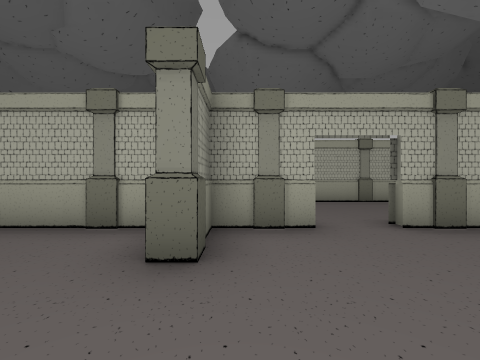
[1] (above)

19 first-person views from a walk through a Unity game level. The camera is 1.4 m above the floor, looks level and sees 90° across. The floor is counted in squares, 2 m on a side. Each view is taken from the middle of a square. On the plan, view 1 faces up. The plan holds only what a view shows up to about 9 squares ahead; the rest is blank. The place goes on beyond the plan. Door leaves are left out, so doorways stand open. Some surface patterns are stand-ins.

[2]
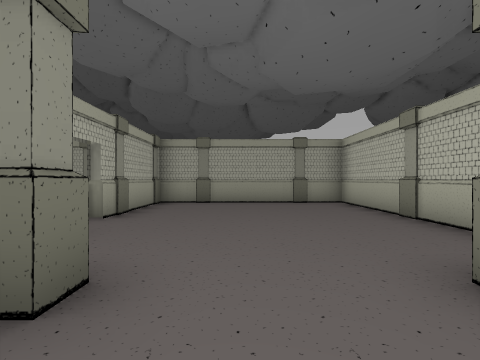

[3]
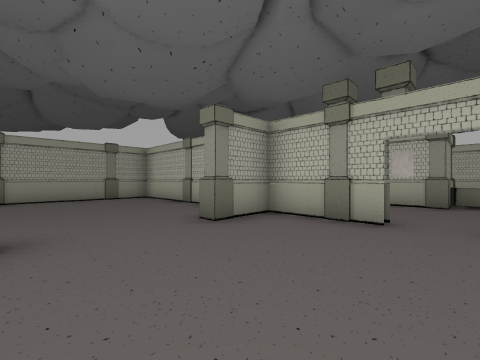

[4]
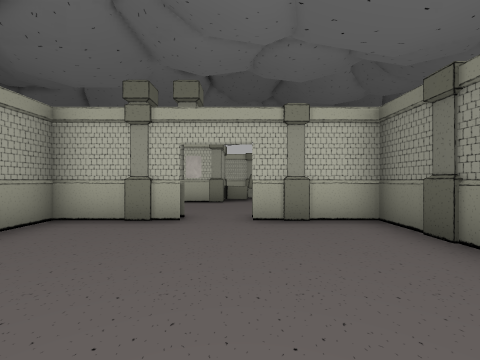

[5]
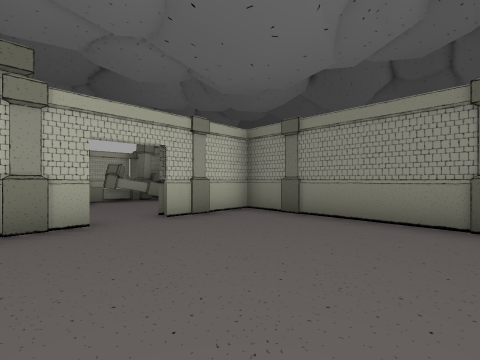

[6]
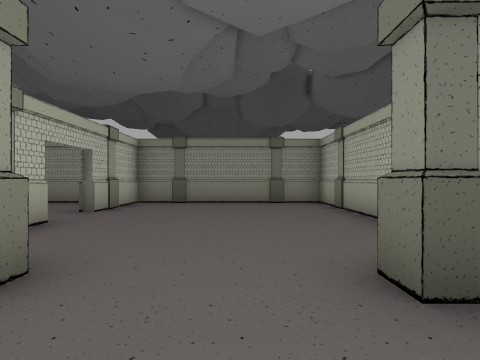

[7]
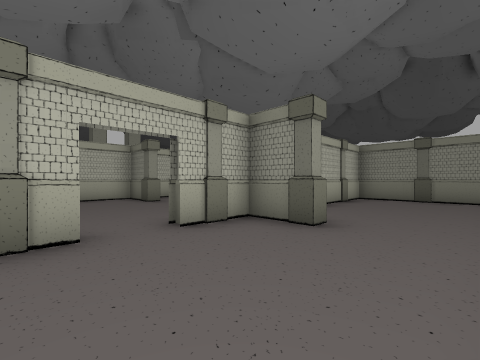

[8]
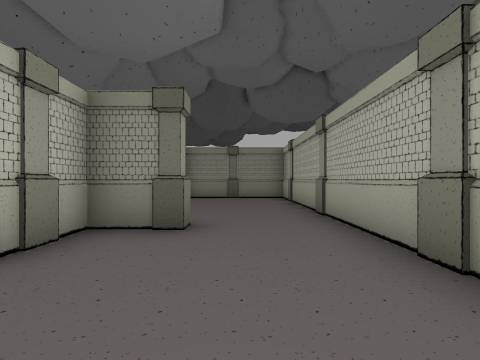

[9]
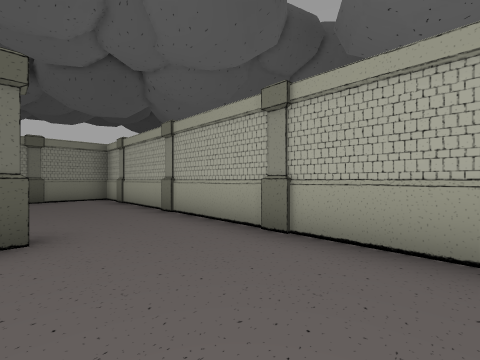

[10]
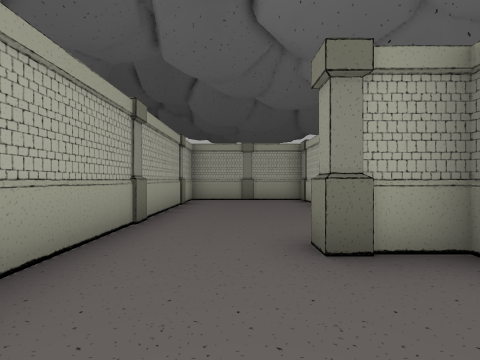

[11]
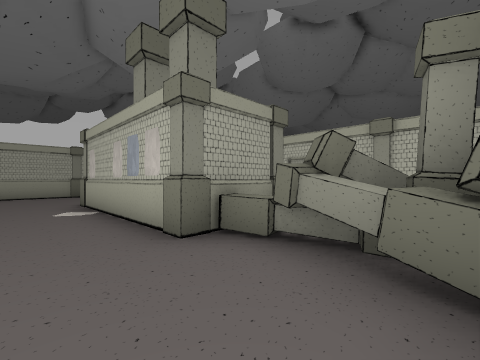

[12]
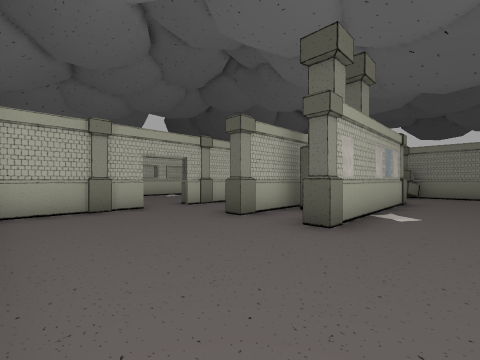

[13]
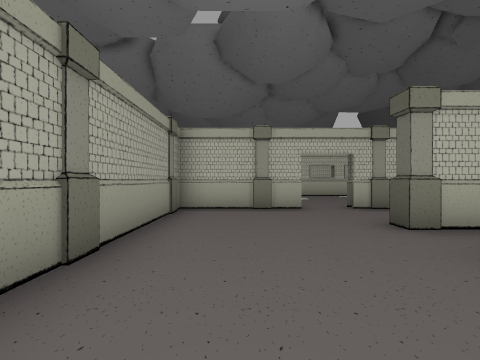

[14]
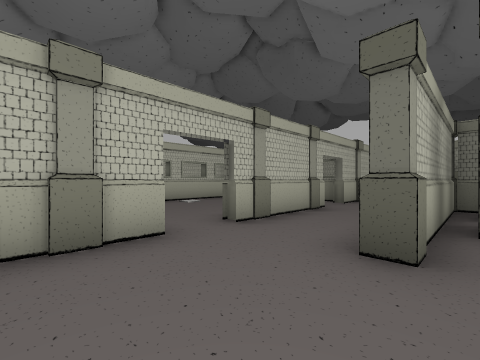

[15]
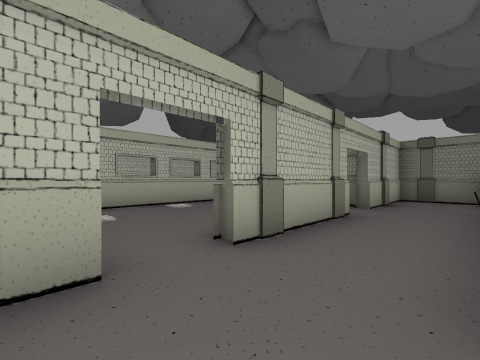

[16]
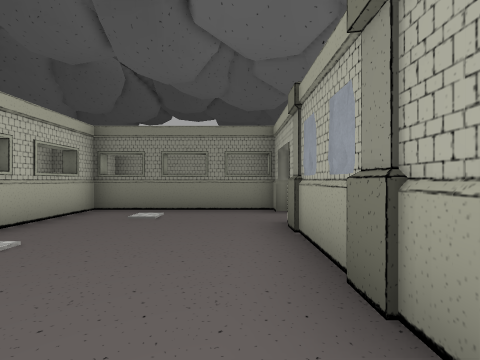

[17]
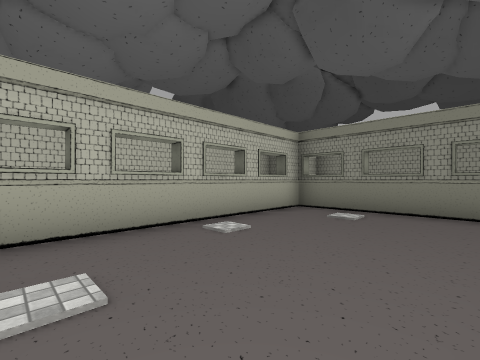

[18]
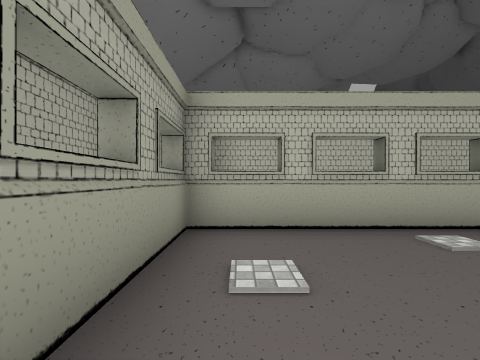

[19]
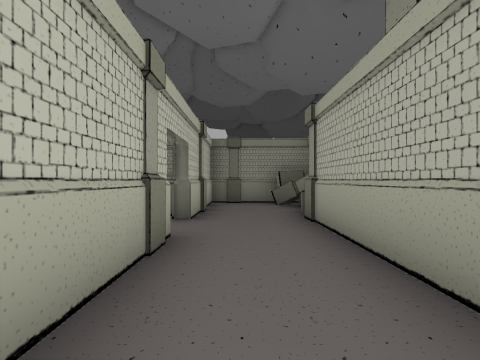

### Floor plan
Points are (right, up) in squares from view 1. A wall is a line through its corners. A room is listed if a view was taken in it or the views show most of it. See-through windows are left out.
Room 1 (views 1, 2, 3, 4, 5, 6)
walls: (-0.4, -1.4) (-0.4, -2.2) (5.5, -2.2) (5.5, 3); (-0.7, -2.2) (-0.7, -1.4); (1.1, 3.5) (0.5, 3.5); (-2.6, 3.5) (-4.1, 3.5); (5.5, 3.5) (2.2, 3.5); (-5.6, 3.5) (-6.4, 3.5) (-6.4, -2.2) (-5.5, -2.2)
ways out: open door at (1.5, 4) to room 2; open door at (-3.5, -2) to room 3
objects: column (-7, -1); column (-7, 2); column (-5, 3) to (-5, 4); column (-2, 3) to (-2, 4); column (-1, 2); column (0, -1); column (2, -2); column (3, 3) to (3, 4); column (6, 2)
Room 2 (views 7, 8, 9, 10)
walls: (-2.4, 7.7) (-6.4, 7.7) (-6.4, 3.8) (-5.9, 3.8); (0.5, 3.8) (1.1, 3.8); (-4.1, 3.8) (-3.6, 3.8); (5.5, 3) (5.5, 7.7) (-0.6, 7.7)
ways out: open door at (1.5, 4) to room 1
objects: column (-7, 6); column (-5, 8); column (-2, 8); column (0, 4); column (0, 5); column (1, 8); column (4, 8); column (5, 4)
Room 3 (view 11)
walls: (-3, -2.2) (-0.7, -2.2); (-2.6, -5.6) (-1.6, -5.6); (-5.5, -2.2) (-4.1, -2.2); (-6.4, -3.8) (-6.4, -5.4); (-6.1, -5.6) (-4.2, -6.3); (-5.5, -7.2) (-4.4, -6.2)
low walls: (-5.4, -6.5) (-3.8, -6.2)
ways out: open door at (-3.5, -2) to room 1; opening at (-0.5, -4.5) to room 4
objects: column (-5, -3) to (-5, -2); column (-3, -6); column (-2, -3) to (-2, -2)
Room 4 (views 12, 13, 14, 15)
walls: (2.4, -9.9) (5.5, -9.9) (5.5, -4); (-1.6, -5.6) (0.6, -5.6); (-3, -7.4) (0.9, -7.4)
ways out: opening at (-0.5, -4.5) to room 3; opening at (1, -9) to room 5; open door at (2, -10) to room 5
objects: poster (0, -5); column (1, -8); column (1, -6); column (3, -10); column (6, -6)
Room 5 (views 16, 17, 18, 19)
walls: (-2.1, -9.9) (-1.6, -9.9); (-3.6, -10.4) (-3.6, -14.5); (-0.3, -7.7) (-3.1, -7.7); (-4.5, -14.4) (2.8, -14.4) (2.8, -11.8); (-5.1, -7.3) (-5.8, -8.1); (-6.4, -7.8) (-6.4, -9.9) (-3.3, -9.9)
ways out: opening at (1, -9) to room 4; open door at (2, -10) to room 4; open door at (-2.5, -10)
objects: column (-7, -9); column (-4, -10); column (-3, -8); column (-1, -10); poster (0, -10); column (1, -10)

Where each view was taken, in squares from view 1:
view 1: 0 up, 0 right, facing up
view 2: 1 up, 2 left, facing right
view 3: 2 up, 4 left, facing down-right
view 4: 2 up, 4 left, facing down
view 5: 2 up, 2 left, facing down-left
view 6: 1 up, 1 right, facing left
view 7: 7 up, 3 right, facing down-left
view 8: 6 up, 3 right, facing left
view 9: 5 up, 3 right, facing up-left
view 10: 6 up, 3 left, facing right
view 11: 4 down, 6 left, facing down-right
view 12: 4 down, 5 right, facing down-left
view 13: 4 down, 4 right, facing down
view 14: 7 down, 4 right, facing down-left
view 15: 8 down, 3 right, facing down-left
view 16: 11 down, 2 right, facing left
view 17: 11 down, 2 right, facing down-left
view 18: 11 down, 2 right, facing down
view 19: 9 down, 1 right, facing left
